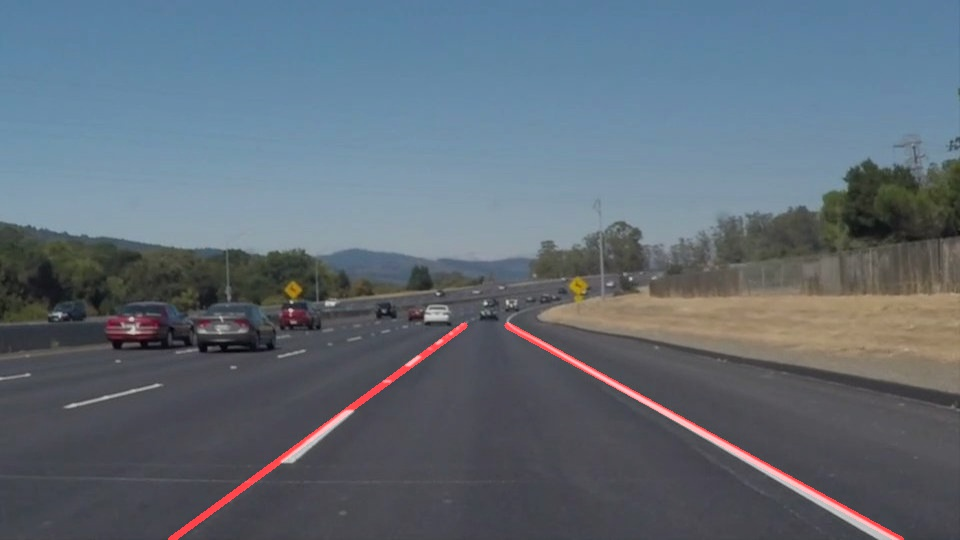
#> input picture test_images/solidWhiteCurve_lanelines.jpg, 960 x 540 px, given in place of solidWhiteRight.jpg, which was not available
$ jupyter execute --allow-errors P1.ipynb   (shell and % lines are left out)   (text cells are left out)
#> lines starting #> are read from the running program, lines starting #| are printed output that depends on the picture; after the words box and inside, x2 and y2 are one past the last pixel; in counts of white or black regions, pixels touching at a corner belong together; pictures that were not available may be replaced by others from this repository, and a replacement may not be noted
[cell 1]
#importing some useful packages
import matplotlib.pyplot as plt
import matplotlib.image as mpimg
import numpy as np
import cv2

[cell 2]
#reading in an image
image = mpimg.imread('test_images/solidWhiteRight.jpg')
#> image is the input picture: shape (540, 960, 3); mean R, G, B 96.4, 107.6, 118.4
#printing out some stats and plotting
print('This image is:', type(image), 'with dimesions:', image.shape)
#| This image is: <class 'numpy.ndarray'> with dimesions: (540, 960, 3)
plt.imshow(image)  #call as plt.imshow(gray, cmap='gray') to show a grayscaled image

[cell 3]
import math

def grayscale(img):
    """Applies the Grayscale transform
    This will return an image with only one color channel
    but NOTE: to see the returned image as grayscale
    you should call plt.imshow(gray, cmap='gray')"""
    return cv2.cvtColor(img, cv2.COLOR_BGR2GRAY)

def canny(img, low_threshold, high_threshold):
    """Applies the Canny transform"""
    return cv2.Canny(img, low_threshold, high_threshold)

def gaussian_blur(img, kernel_size):
    """Applies a Gaussian Noise kernel"""
    return cv2.GaussianBlur(img, (kernel_size, kernel_size), 0)

def region_of_interest(img, vertices):
    """
    Applies an image mask.

    Only keeps the region of the image defined by the polygon
    formed from `vertices`. The rest of the image is set to black.
    """
    #defining a blank mask to start with
    mask = np.zeros_like(img)

    #defining a 3 channel or 1 channel color to fill the mask with depending on the input image
    if len(img.shape) > 2:
        channel_count = img.shape[2]  # i.e. 3 or 4 depending on your image
        ignore_mask_color = (255,) * channel_count
    else:
        ignore_mask_color = 255

    #filling pixels inside the polygon defined by "vertices" with the fill color
    cv2.fillPoly(mask, vertices, ignore_mask_color)

    #returning the image only where mask pixels are nonzero
    masked_image = cv2.bitwise_and(img, mask)
    return masked_image


# [20 lines left out: function draw_lines, not called in this run]

def extend_lines(img, lines, color=[255, 0, 0], thickness=5):
    for line in lines:
        try:
            x1,y1,x2,y2=line
            m = (y2-y1)/(x2-x1)
            y3=img.shape[0]
            x3=int((y3-y2)/m+x2)
            if y2>y1:
                cv2.line(img, (x1, y1), (x3, y3), color, thickness)
            else:
                cv2.line(img, (x2, y2), (x3, y3), color, thickness)
        except:
            draw_lines(img, [[line]])
            continue
    return

def connect_lines(img, lines, color=[255, 0, 0], thickness=5):
    line_dict = {}
    for line in lines:
        for x1,y1,x2,y2 in line:
            if math.sqrt(math.pow((y2-y1), 2)+math.pow((x2-x1), 2)) >= 10:
                slope = round(((y2-y1)/(x2-x1)))
                if x1<=x2:
                    if slope not in line_dict.keys():
                        line_dict[slope] = [[x1,y1,x2,y2]]
                    else:
                        line_dict[slope].append([x1,y1,x2,y2])
                else:
                    if slope not in line_dict.keys():
                        line_dict[slope] = [[x2,y2,x1,y1]]
                    else:
                        line_dict[slope].append([x2,y2,x1,y1])

    left_max_segments = 0
    right_max_segments = 0
    for k in line_dict.keys():
        if k<0 and len(line_dict[k]) > left_max_segments:
            connected_line_left = [img.shape[1], 0, 0, 0]
            for x1,y1,x2,y2 in line_dict[k]:
                if x1<connected_line_left[0]:
                    connected_line_left[0]=x1
                    connected_line_left[1]=y1
                if x2>connected_line_left[2]:
                    connected_line_left[2]=x2
                    connected_line_left[3]=y2
            left_max_segments=len(line_dict[k])
        if k>0 and len(line_dict[k]) > right_max_segments:
            connected_line_right = [img.shape[1], 0, 0, 0]
            for x1,y1,x2,y2 in line_dict[k]:
                if x1<connected_line_right[0]:
                    connected_line_right[0]=x1
                    connected_line_right[1]=y1
                if x2>connected_line_right[2]:
                    connected_line_right[2]=x2
                    connected_line_right[3]=y2
            right_max_segments=len(line_dict[k])
    extend_lines(img, [connected_line_left, connected_line_right])
    return


def hough_lines(img, rho, theta, threshold, min_line_len, max_line_gap):
    """
    `img` should be the output of a Canny transform.

    Returns an image with hough lines drawn.
    """
    lines = cv2.HoughLinesP(img, rho, theta, threshold, np.array([]), minLineLength=min_line_len, maxLineGap=max_line_gap)
    line_img = np.zeros((*img.shape, 3), dtype=np.uint8)
    #draw_lines(line_img, lines)
    try:
        connect_lines(line_img, lines)
    except:
        pass
    return line_img

# Python 3 has support for cool math symbols.

def weighted_img(img, initial_img, α=0.8, β=1., λ=0.):
    """
    `img` is the output of the hough_lines(), An image with lines drawn on it.
    Should be a blank image (all black) with lines drawn on it.

    `initial_img` should be the image before any processing.

    The result image is computed as follows:

    initial_img * α + img * β + λ
    NOTE: initial_img and img must be the same shape!
    """
    return cv2.addWeighted(initial_img, α, img, β, λ)

[cell 4]
import math

def find_lane_lines(image,
                    kernel_size=5,
                    vertices=np.array([[(150,image.shape[0]),(450, 325), (525, 325), (image.shape[1]-50,image.shape[0])]], dtype=np.int32),
                    canny_low_threshold=50,
                    canny_high_threshold=150,
                    rho=2,
                    theta=math.pi/180,
                    threshold=15,
                    min_line_len=40,
                    max_line_gap=20):

    # Convert to grayscale
    img_gry = grayscale(image)

    # Gaussian smoothing
    img_blur = gaussian_blur(img_gry, kernel_size)

    # Canny edge detection
    img_edges = canny(img_blur, canny_low_threshold, canny_high_threshold)
    # Region of interest
    img_region = region_of_interest(img_edges, vertices)

    # Hough transform
    img_lines = hough_lines(img_region, rho, theta, threshold, min_line_len, max_line_gap)

    return weighted_img(img_lines, image)

[cell 5]
import os
os.listdir("test_images/")

for img in os.listdir("test_images/"):
    image = mpimg.imread('test_images/'+img)
    image_prc = find_lane_lines(image)
#> in grayscale, `return cv2.cvtColor(img, cv2.COLOR_BGR2GRAY)`:
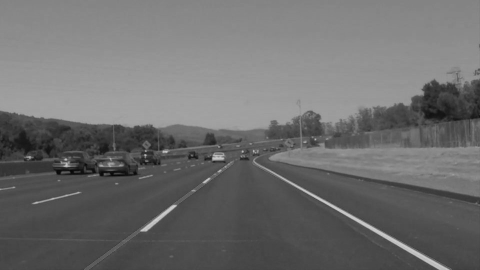
#> returned value: shape (540, 960) (shown at 1/2 size); min 3, max 212, mean 109.5
#> in canny, `return cv2.Canny(img, low_threshold, high_threshold)`:
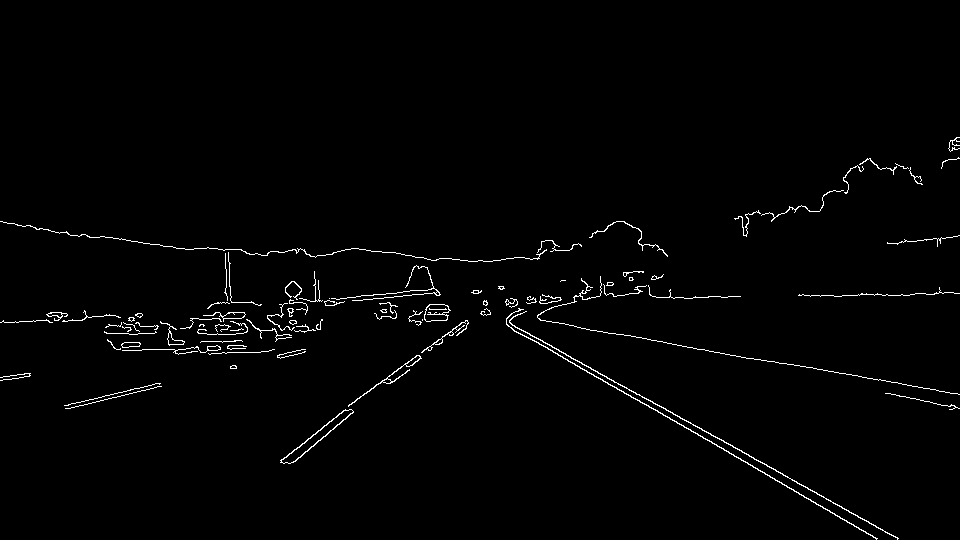
#> returned value: shape (540, 960); 1.4% white in thin lines or dots, all inside (x1, y1, x2, y2) = (0, 137, 960, 540)
#> in region_of_interest, `cv2.fillPoly(mask, vertices, ignore_mask_color)`:
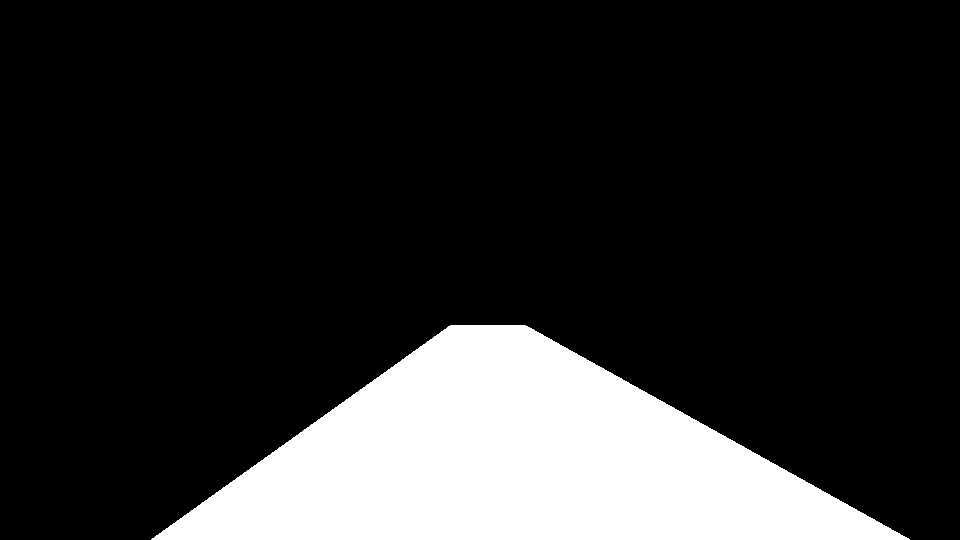
#> mask: shape (540, 960); 17.3% white; 1 white region, box (x1, y1, x2, y2) and area: (151, 325, 910, 540) 89891
#> in region_of_interest, `masked_image = cv2.bitwise_and(img, mask)`:
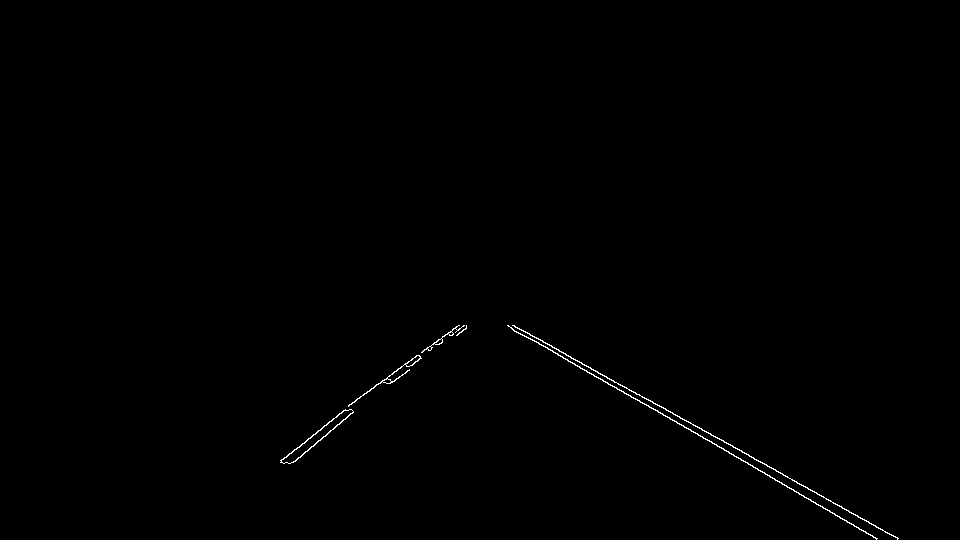
#> masked_image: shape (540, 960); 0.33% white in thin lines or dots, all inside (x1, y1, x2, y2) = (280, 325, 899, 540)
#> in hough_lines, `lines = cv2.HoughLinesP(img, rho, theta, threshold, np.array([]), minL..`: lines = [[507, 325, 876, 538], [513, 325, 898, 538], [349, 404, 456, 326], [290, 463, 353, 412], [306, 440, 347, 410], [383, 382, 464, 325], [602, 379, 872, 535], [389, 383, 458, 325], [324, 425, 425, 349], [406, 365, 459, 325]]
#> the loop in connect_lines, `for line in lines:` made 10 passes
#> after the loop in connect_lines, `for line in lines:`: line_dict = {1: [[507, 325, 876, 538], [513, 325, 898, 538], [602, 379, 872, 535]], -1: [[349, 404, 456, 326], [290, 463, 353, 412], [306, 440, 347, 410], [383, 382, 464, 325], [389, 383, 458, 325], [324, 425, 425, 349], [406, 365, 459, 325]]}
#> the loop in connect_lines, `for k in line_dict.keys():` made 2 passes
#> (k, left_max_segments) on pass 2: (-1, 7)
#> after the loop in connect_lines, `for k in line_dict.keys():`: connected_line_left = [290, 463, 464, 325]; connected_line_right = [507, 325, 898, 538]; left_max_segments = 7; right_max_segments = 3
#> in weighted_img, `return cv2.addWeighted(initial_img, α, img, β, λ)`:
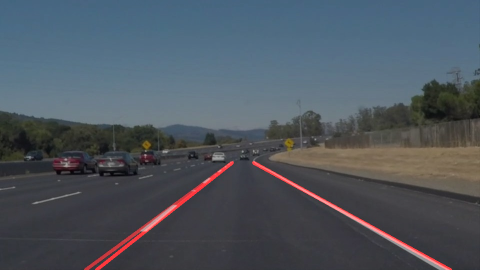
#> returned value: shape (540, 960, 3) (shown at 1/2 size); mean of channels 0, 1, 2 78.1, 86, 94.8; drawn as R, G, B
    plt.figure()
    plt.imshow(image_prc, cmap="gray")
    mpimg.imsave('test_images/'+img.strip('.jpg')+'_lanelines.jpg', image_prc)
#> pass 2 of the loop `for img in os.listdir("test_images/"):`:
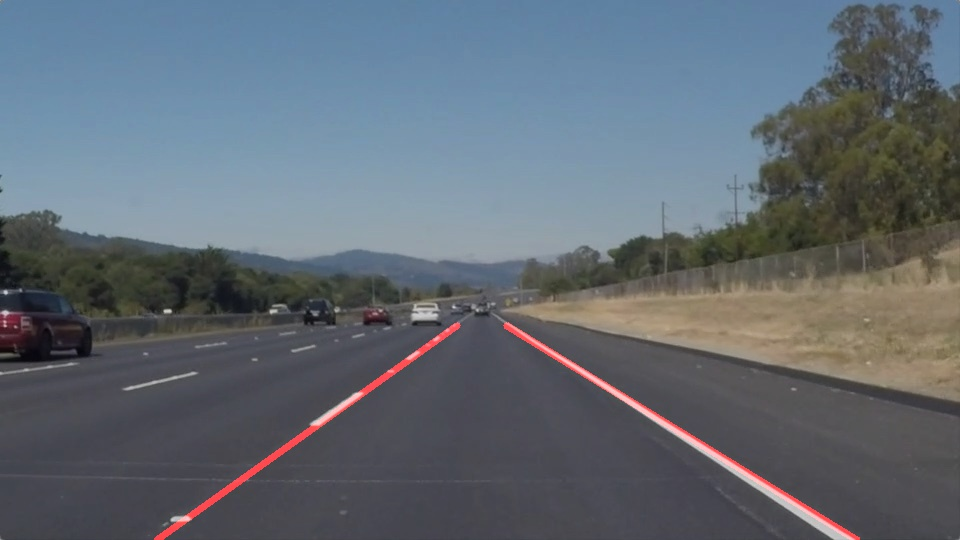
#> input picture test_images/solidWhiteRight_lanelines.jpg, 960 x 540 px
#> image is the input picture: shape (540, 960, 3); mean R, G, B 97.7, 106.1, 114.9
#> in region_of_interest (call 2), `masked_image = cv2.bitwise_and(img, mask)`:
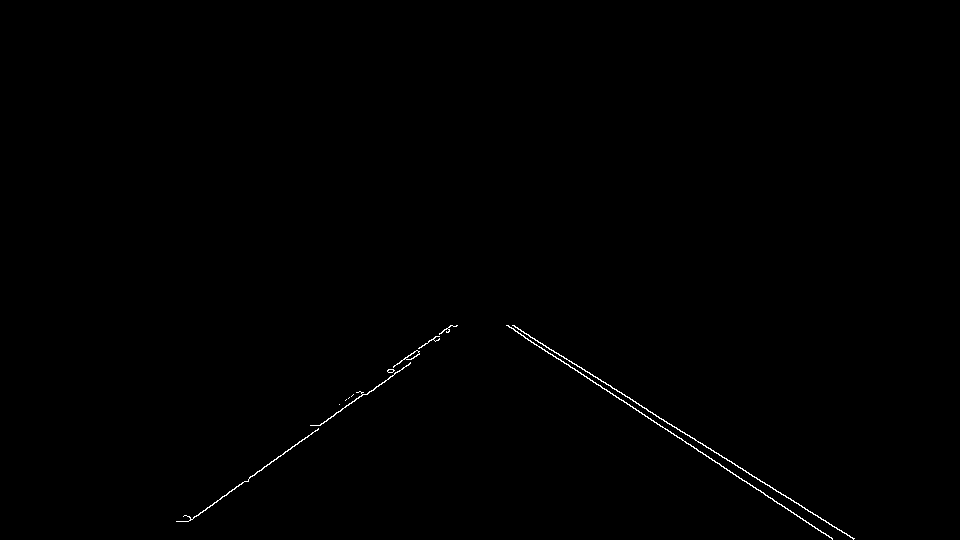
#> masked_image: shape (540, 960); 0.32% white in thin lines or dots, all inside (x1, y1, x2, y2) = (176, 325, 855, 540)
#> lines = 14 rows, first 6: [518, 329, 853, 539], [506, 325, 825, 533], [319, 425, 362, 394], [186, 521, 318, 429], [387, 371, 450, 325], [367, 394, 456, 325]
#> the loop in connect_lines (call 2), `for line in lines:` made 14 passes
#> the loop in connect_lines (call 2), `for k in line_dict.keys():` made 2 passes
#> (k, left_max_segments) on pass 2: (-1, 8)
#> in weighted_img (call 2), `return cv2.addWeighted(initial_img, α, img, β, λ)`:
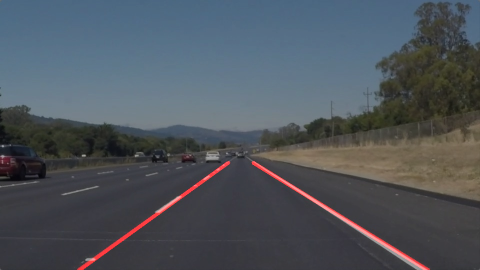
#> returned value: shape (540, 960, 3) (shown at 1/2 size); mean of channels 0, 1, 2 78.8, 84.8, 91.9; drawn as R, G, B
#> pass 3 of the loop `for img in os.listdir("test_images/"):`:
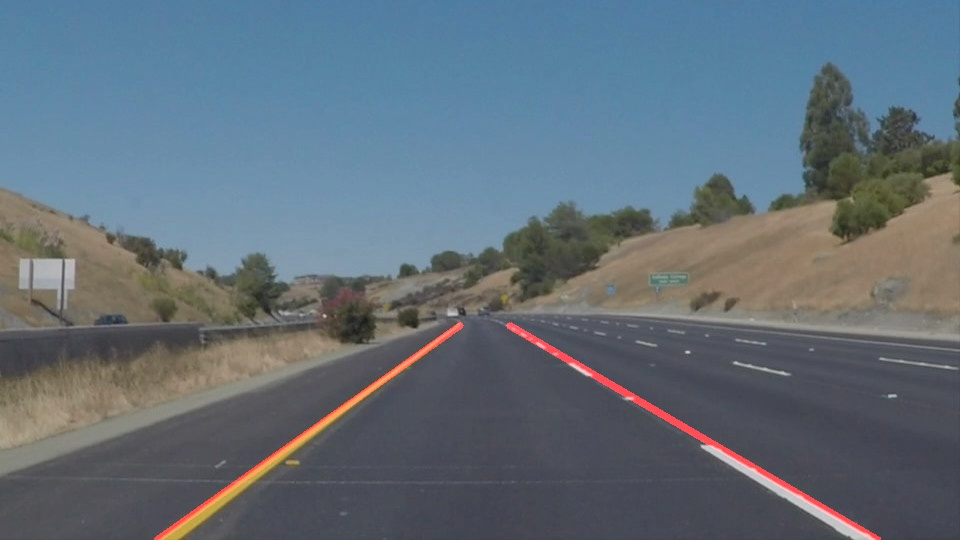
#> input picture test_images/solidYellowCurve2_lanelines.jpg, 960 x 540 px
#> image is the input picture: shape (540, 960, 3); mean R, G, B 98.1, 110.8, 121.3
#> in region_of_interest (call 3), `masked_image = cv2.bitwise_and(img, mask)`:
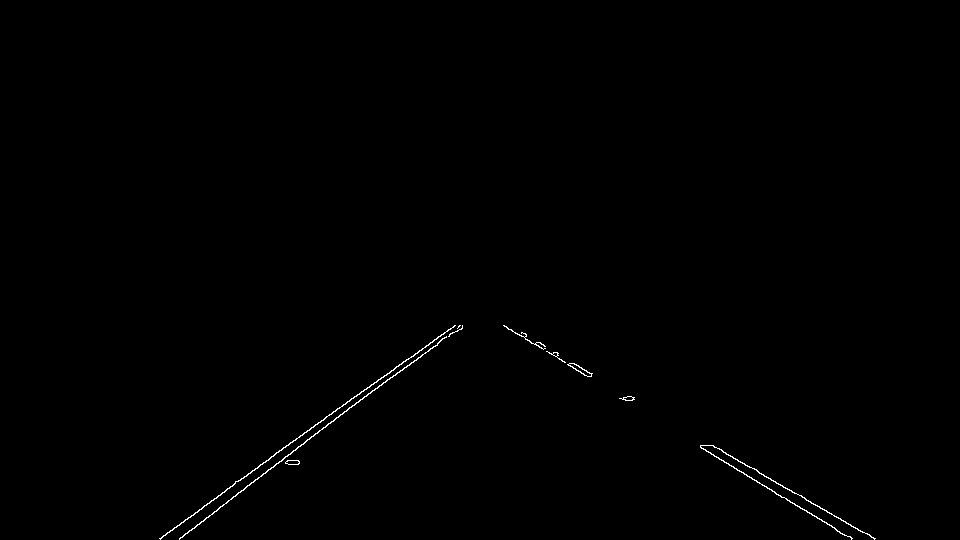
#> masked_image: shape (540, 960); 0.34% white in thin lines or dots, all inside (x1, y1, x2, y2) = (159, 325, 876, 540)
#> lines = 19 rows, first 6: [285, 456, 390, 377], [784, 497, 851, 538], [295, 440, 454, 325], [712, 445, 874, 538], [159, 538, 406, 359], [503, 325, 584, 375]
#> in weighted_img (call 3), `return cv2.addWeighted(initial_img, α, img, β, λ)`:
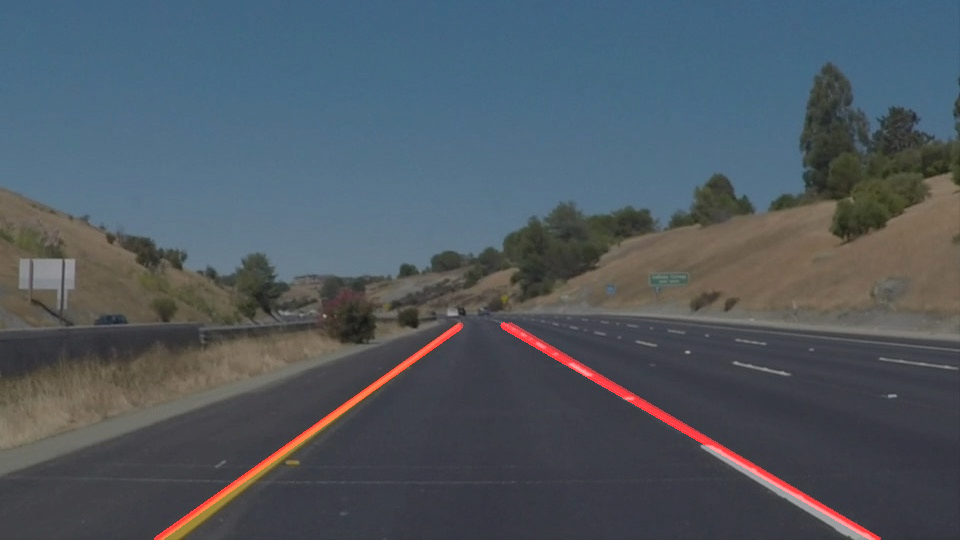
#> returned value: shape (540, 960, 3); mean of channels 0, 1, 2 79.2, 88.6, 97; drawn as R, G, B
#> the loop made 4 passes; the first 3 are shown
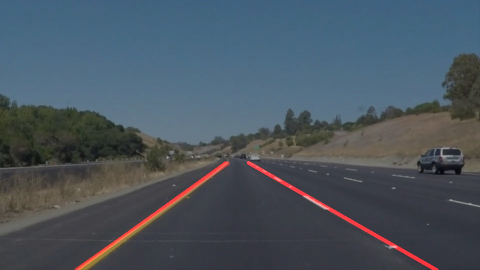
#> shown: shape (540, 960, 3) (shown at 1/2 size); mean R, G, B 74.4, 85.3, 95.4

[cell 6]
# Import everything needed to edit/save/watch video clips
from moviepy.editor import VideoFileClip
from IPython.display import HTML

[cell 7]
# [6 lines left out: function process_image, not called in this run]

[cell 8]
white_output = 'white.mp4'
#> white_output = 'white.mp4'
#> (the rest of this cell did not finish here and is left out)
